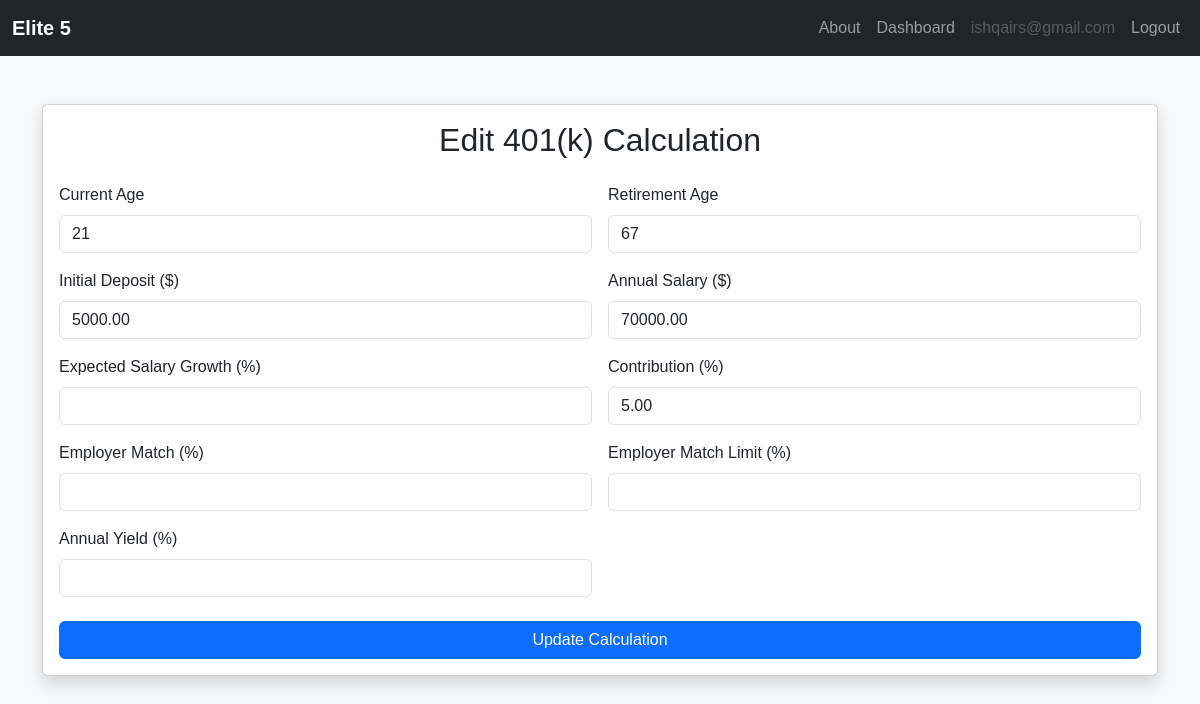
Page /401k-history/edit/75/ (signed in) on the committed database.
### main/models.py (models this page shows, shortened)
class RetirementCalculation(models.Model):
    user = models.ForeignKey(User, on_delete=models.CASCADE)
    created_at = models.DateTimeField(auto_now_add=True)
    current_age = models.IntegerField()
    retirement_age = models.IntegerField()
    projected_balance = models.DecimalField(max_digits=12, decimal_places=2)
    init_deposit = models.DecimalField(max_digits=10, decimal_places=2)
    salary = models.DecimalField(max_digits=10, decimal_places=2)
    contribution = models.DecimalField(max_digits=5, decimal_places=2)
    total_employee_contrib = models.DecimalField(max_digits=12, decimal_places=2, default=0)
    total_employer_contrib = models.DecimalField(max_digits=12, decimal_places=2, default=0)

### main/views.py (the view, shortened to what this page needs)
# urls.py: path("401k-history/edit/<int:pk>/", views.edit_retirement_entry, name="edit_401k"),
@login_required
def edit_retirement_entry(request, pk):
    entry = get_object_or_404(RetirementCalculation, pk=pk, user=request.user)
    return render(request, 'main/edit_401k.html', {'entry': entry})

### main/templates/main/edit_401k.html (shortened to what this page needs)
{% extends "main/base.html" %}
{% block content %}
<div class="container py-5">
  <div class="card shadow">
    <div class="card-body">
      <h2 class="text-center mb-4">Edit 401(k) Calculation</h2>
      <form method="post">
        <div class="row g-3">
          <div class="col-md-6">
            <label for="current_age" class="form-label">Current Age</label>
            <input type="number" name="current_age" id="current_age" class="form-control" value="{{ entry.current_age }}" required>
          </div>
          <div class="col-md-6">
            <label for="retirement_age" class="form-label">Retirement Age</label>
            <input type="number" name="retirement_age" id="retirement_age" class="form-control" value="{{ entry.retirement_age }}" required>
          </div>
          <div class="col-md-6">
            <label for="init_deposit" class="form-label">Initial Deposit ($)</label>
            <input type="number" name="init_deposit" id="init_deposit" class="form-control" value="{{ entry.init_deposit }}" required>
          </div>
          <div class="col-md-6">
            <label for="salary" class="form-label">Annual Salary ($)</label>
            <input type="number" name="salary" id="salary" class="form-control" value="{{ entry.salary }}" required>
          </div>
          <div class="col-md-6">
            <label for="salary_growth_percent" class="form-label">Expected Salary Growth (%)</label>
            <input type="number" step="0.01" name="salary_growth_percent" id="salary_growth_percent" class="form-control" value="{{ entry.salary_growth }}" required>
          </div>
          <div class="col-md-6">
            <label for="contribution_percent" class="form-label">Contribution (%)</label>
            <input type="number" step="0.01" name="contribution_percent" id="contribution_percent" class="form-control" value="{{ entry.contribution }}" required>
          </div>
          <div class="col-md-6">
            <label for="employer_match_percent" class="form-label">Employer Match (%)</label>
            <input type="number" step="0.01" name="employer_match_percent" id="employer_match_percent" class="form-control" value="{{ entry.employer_match_percent|default_if_none:0 }}" required>
          </div>
          <div class="col-md-6">
            <label for="employer_match_limit" class="form-label">Employer Match Limit (%)</label>
            <input type="number" step="0.01" name="employer_match_limit" id="employer_match_limit" class="form-control" value="{{ entry.employer_match_limit|default_if_none:0 }}" required>
          </div>
          <div class="col-md-6">
            <label for="annual_yield" class="form-label">Annual Yield (%)</label>
            <input type="number" step="0.01" name="annual_yield" id="annual_yield" class="form-control" value="{{ entry.yield_rate }}" required>
          </div>
        </div>
        <button type="submit" class="btn btn-primary mt-4 w-100">Update Calculation</button>
      </form>
    </div>
  </div>
</div>
{% endblock %}

### main/templates/main/base.html (shortened to what this page needs)
{% load static %}
<!DOCTYPE html>
<html lang="en">
<head>
    <link href="https://cdn.jsdelivr.net/npm/bootstrap@5.3.2/dist/css/bootstrap.min.css" rel="stylesheet">
</head>
<body>
    <nav class="navbar navbar-expand-lg navbar-dark bg-dark">
        <div class="container-fluid">
            <a class="navbar-brand" href="{% url 'landing' %}">
                {{ APPNAME|default:"Elite 5" }}
            </a>
            <div class="collapse navbar-collapse justify-content-end" id="navbarNav">
                <ul class="navbar-nav">
                    <li class="nav-item"><a class="nav-link" href="{% url 'about' %}">About</a></li>
                    <li class="nav-item"><a class="nav-link" href="{% url 'dashboard' %}">Dashboard</a></li>
                    {% if user.is_authenticated %}
                        <li class="nav-item"><span class="nav-link disabled">{{ user.username }}</span></li>
                        <li class="nav-item"><a class="nav-link" href="{% url 'logout' %}">Logout</a></li>
                    {% else %}
                        <li class="nav-item"><a class="nav-link" href="{% url 'login' %}">Login</a></li>
                    {% endif %}
                </ul>
            </div>
        </div>
    </nav>
    <main>
        {% block content %}{% endblock %}
    </main>
</body>
</html>

### main/templates/main/base.html (style rules this page uses)
body { font-family: Arial, sans-serif; }
.navbar-brand { font-weight: bold; }
main { min-height: 100vh; background-color: #f8f9fa; }

### rows in the picture
RetirementCalculation: current_age "21", retirement_age "67", init_deposit "5000.00", salary "70000.00", contribution_percent "5.00"

### other values in the picture
{{ APPNAME|default:"Elite 5" }} "Elite 5"
{{ user.username }} "ishqairs@gmail.com"
